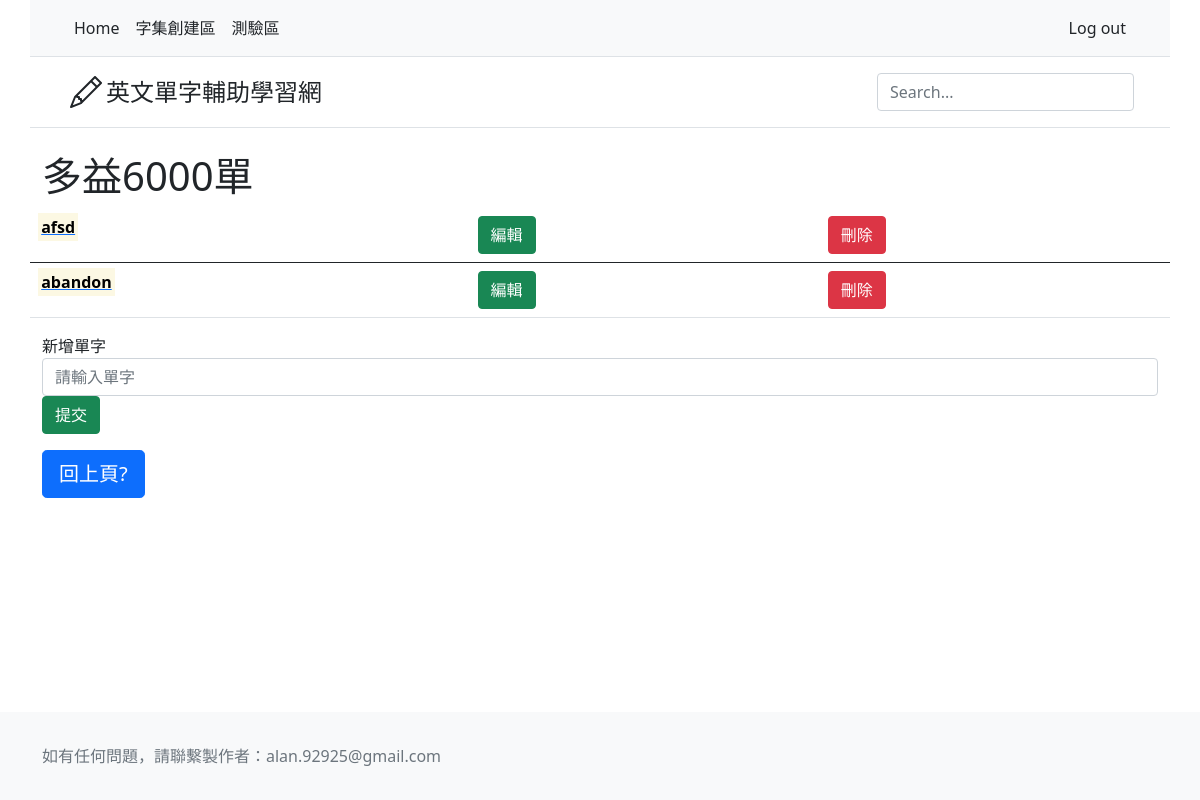
The app's page /words/WordEditor/voc/51/ (signed in), older data.
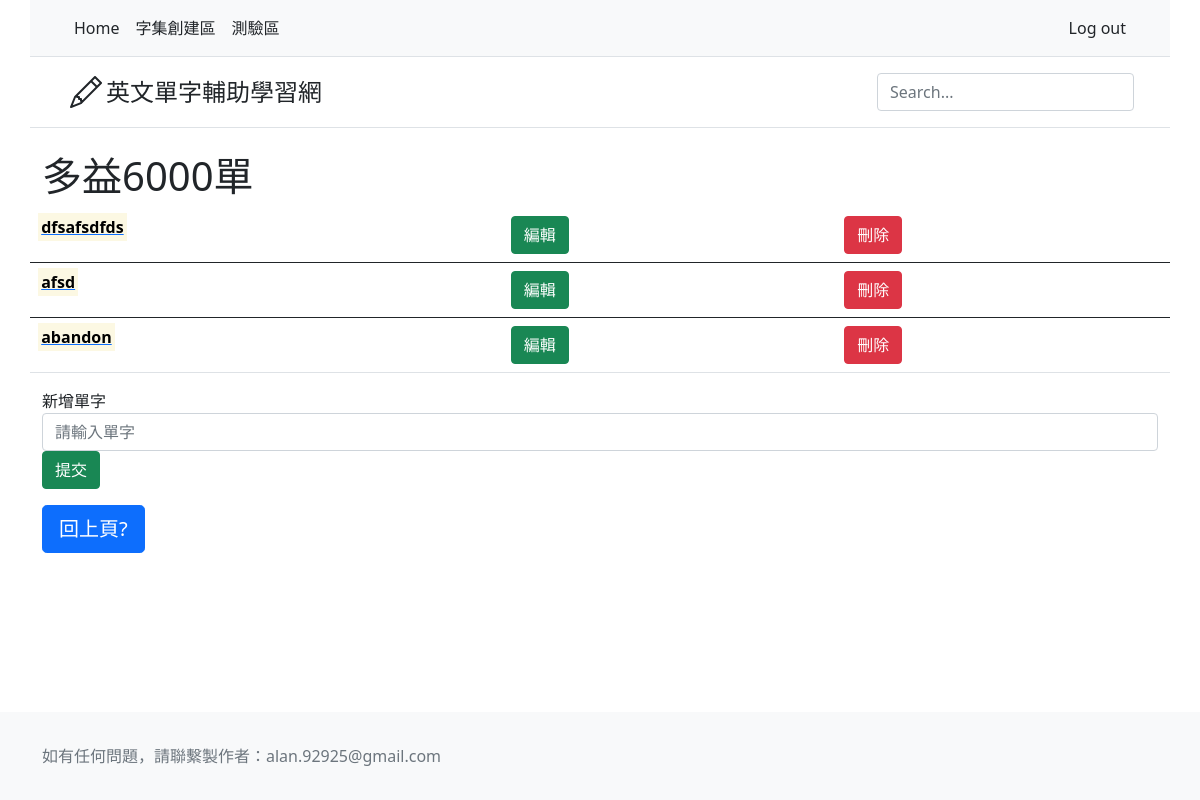
The same page, newer data.
### words/models.py (models this page shows, shortened)
class Vocabulary(models.Model):
    character_set = models.ForeignKey(CharacterSet, on_delete=models.CASCADE)
    english = models.CharField(max_length = 50)

### words/views.py (the view)
# urls.py: path('WordEditor/voc/<int:set_id>/', views.VocabularyEditor, name='VocabularyEditor'),
@login_required(login_url="Login")
def VocabularyEditor(request, set_id):
    object = get_object_or_404(CharacterSet, pk=set_id)
    Vocabulary_list = object.vocabulary_set.order_by('-pk')
    form = VocabularySetModelForm()
    context = {
        'Vocabulary_list': Vocabulary_list,
        'title': object.set_name,
        'Set_id': object.pk,
        'form': form
    }
    if request.user.is_authenticated:
        context['is_authenticated'] = request.user.is_authenticated
    return render(request, 'words/VocabularyEditor.html', context)

### words/forms.py
class VocabularySetModelForm(forms.ModelForm):
    class Meta:
        model = Vocabulary
        exclude = ['character_set']
        widgets = {
            'english': forms.TextInput(attrs={'class': 'form-control', 'placeholder': '請輸入單字', 'pattern': "[a-zA-Z]+$", 'title': '單字只可由英文大小寫組成'})
        }
        labels = {
            'english': '新增單字'
        }

### words/templates/words/VocabularyEditor.html (shortened to what this page needs)
{% extends 'base.html' %}
{% block reference %}
    {% load static %}
{% endblock %}
{% block headmessage %}
<h1>{{title}}</h1>
{% endblock %}
{% block content %}
    {% if Vocabulary_list %}
        <table class = "table">
            {% for Vocabulary in Vocabulary_list %}
                <tbody>
                    <tr>
                        <td><a href="{% url 'words:MeaningEditor' Vocabulary.pk %}"><strong><mark>{{Vocabulary.english}}</mark></strong></a></td>
                        <td id = "{{ Vocabulary.pk }}"><button type = "button" class = "btn btn-success" onclick="editVoc(this);">編輯</button></td>
                        <td id = "{{ Vocabulary.pk }}"><button type = "button" class = "btn btn-danger" onclick="delVoc(this);">刪除</button></td>
                    </tr>
                </tbody>
            {% endfor %}
        </table>
    {% else %}
        <h5>No Vocabulary are available.</h5>
    {% endif %}
    <form class = "form-inline" action="{% url 'words:AddVoc'%}" method="POST">
        <div class = "form-group">
            <label>{{ form.english.label }}</label>
            {{ form.english }}
        </div>
        <div class = "form-group">
            <button type="submit" class = "btn btn-success">提交</button>
        </div>
    </form>
    <p>
    <input type = "button" class = "btn btn-lg btn-primary" value="回上頁?" onclick="location.href='{% url 'words:CharacterSetEditor' %}'">
{% endblock %}

Row changes from the older to the newer data that the page shows:
added Vocabulary: english "dfsafsdfds"
